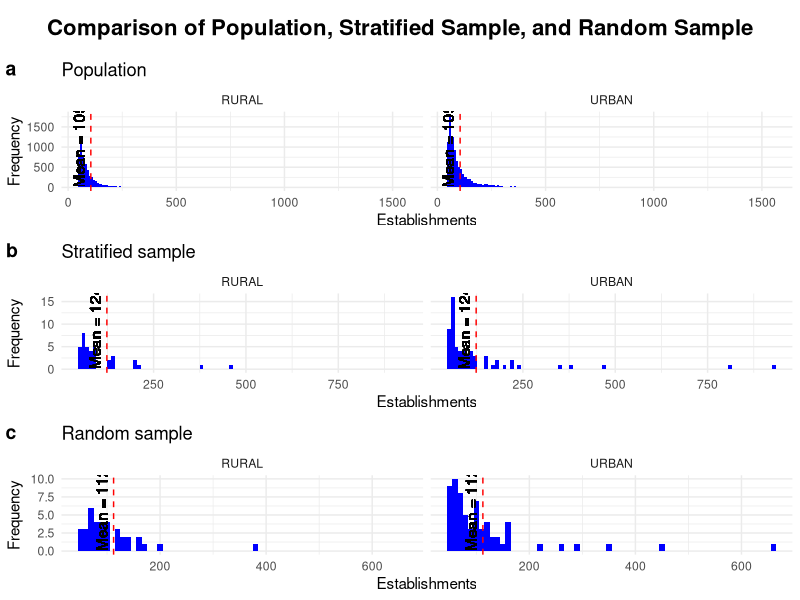

Write R code to recreate this figure.
library(readxl)     # load readxl for importing Excel files
library(tidyverse)  # load tidyverse (ggplot2, dplyr, etc.)

# getting and setting working directory 
getwd()   # check current working directory
setwd("/Users/worldpop/Documents/GitHub/sampling_design_workshop/02_samplingDesing_introduction/data") 
# set working directory to project data folder

# import data
data <- read_xlsx("Stratified sampling.xlsx")  # read Excel file into a tibble

# create id column
data <- data |> 
  mutate(id = 1:nrow(data), .before = Province) |> # create unique ID column before Province
  filter(!is.na(RU))                               # remove rows with missing RU (stratum)

# sample size
n <- 100   # define total sample size

#### RANDOM SAMPLE ####
# random sample of ids
set.seed(28)   # set seed for reproducibility
s_ids_random <- sample(data$id, size = n, replace = FALSE) 
# randomly select 100 unique IDs (no replacement)

s_random <- 
  data |>  
  filter(id %in% s_ids_random)   # keep only sampled IDs → random sample

# explore mean 
mean(data$Establishments, na.rm = TRUE)       # mean of population
mean(s_random$Establishments, na.rm = TRUE)   # mean of random sample

#### STRATIFIED SAMPLE ####
# number of observation per strata
s_strata <- 
  data |> 
  group_by(RU) |>                # group by stratum
  summarise(h = n()) |>          # count number of obs per stratum (h)
  ungroup() |> 
  mutate(h_tot = sum(h)) |>      # total population size
  mutate(W_h = h / h_tot) |>     # stratum weight = proportion of pop
  mutate(n_h = round(n * W_h, digits = 0))  
# allocate sample size per stratum (rounded)

# stratified sampling
s_stratified <- 
  data |> 
  left_join(s_strata) |>                # attach stratum sample sizes
  group_by(RU) |>                       # group by stratum
  group_modify(~ {                      # within each stratum:
    nh <- unique(.x$n_h)                # extract allocated sample size
    slice_sample(.x, n = as.integer(nh))# randomly sample nh units
  }) |> 
  ungroup() |> 
  relocate(id, .before = RU) |>         # move ID column before RU
  select(-c(h, h_tot)) |>               # drop unneeded columns
  group_by(RU) |> 
  mutate(ybar_h = mean(Establishments), # mean within each stratum
         s_strata_m = W_h * ybar_h)     # weighted mean contribution

# plot population
pop_plot <- 
  ggplot(data, aes(x = Establishments)) +
  geom_histogram(binwidth = 10, fill = "blue") +  # histogram of Establishments
  geom_vline(aes(xintercept = mean(Establishments)), 
             color = "red", linewidth = 0.5, linetype = "dashed") + 
  geom_text(aes(x = mean(Establishments), y = 0, 
                label = paste0("Mean = ", round(mean(Establishments), 0))),
            color = "black", angle = 90, vjust = -0.5, hjust = 0) + 
  labs(title = "Population", y = "Frequency") +
  theme_minimal() +
  facet_wrap(vars(RU))   # separate plots per stratum

# plot random sample
random_plot <- 
  ggplot(s_random, aes(x = Establishments)) +
  theme_minimal() +
  labs(title = "Random sample", y = "Frequency") +
  geom_histogram(binwidth = 10, fill = "blue") +
  geom_vline(aes(xintercept = mean(Establishments)), 
             color = "red", linewidth = 0.5, linetype = "dashed") +
  geom_text(aes(x = mean(Establishments), 
                y = 0, 
                label = paste0("Mean = ", round(mean(Establishments), 0))),
            color = "black", angle = 90, vjust = -0.5, hjust = 0) +
  facet_wrap(vars(RU))   # separate plots per stratum

# plot stratified sample
stratified_plot <- 
  ggplot(s_stratified, aes(x = Establishments)) +
  geom_histogram(binwidth = 10, fill = "blue") +
  geom_vline(aes(xintercept = mean(Establishments)), 
             color = "red", linewidth = 0.5, linetype = "dashed") +
  geom_text(aes(x = mean(Establishments), 
                y = 0, 
                label = paste0("Mean = ", round(mean(Establishments)), 0)),
            color = "black", angle = 90, vjust = -0.5, hjust = 0) +
  labs(title = "Stratified sample", y = "Frequency") +
  theme_minimal() +
  facet_wrap(vars(RU))   # separate plots per stratum

# combine plots
library(cowplot)   # load cowplot for combining plots

combined_plot <- plot_grid(pop_plot, stratified_plot, random_plot, 
                           nrow = 3, align = "v", labels = "auto")

combined_plot <- plot_grid(
  ggdraw() + draw_label("Comparison of Population, Stratified Sample, and Random Sample",
                        fontface = 'bold', x = 0.5, hjust = 0.5, size = 16),
  combined_plot,
  ncol = 1,
  rel_heights = c(0.1, 1)  # make title smaller height than plots
)

combined_plot   # display combined plot
